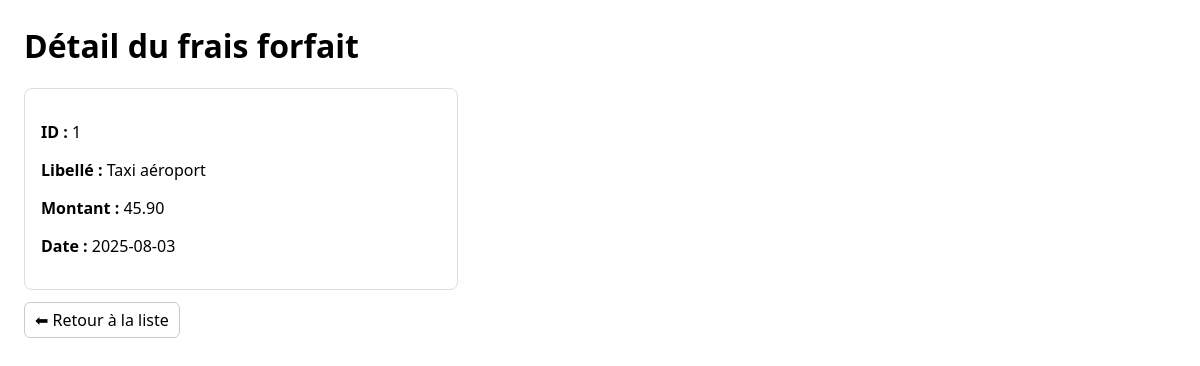
Screenshot of /public/fraisHorsForfait/1 (signed in) with the database file from the repository.
### tables this page shows
CREATE TABLE IF NOT EXISTS `fraishorsforfait` (
  `ID` int NOT NULL AUTO_INCREMENT,
  `date` date NOT NULL,
  `montant` varchar(255) NOT NULL,
  `libelle` varchar(255) NOT NULL,
  PRIMARY KEY (`ID`)
);

### app/Core/Controller.php (called while the page is built, shortened)
<?php
abstract class Controller {
    protected function render(string $view, array $data = []): void {
        require __DIR__ . '/../Views/layout.php';
    }
}

### app/Controllers/FraisHorsForfaitController.php (called while the page is built, shortened)
<?php
final class FraisHorsForfaitController extends Controller
{
 public function show($id): void
{
    $id = (int)$id;
    try {
        $fraisHorsForfait = \Models\FraisHorsForfait::findById($id);
    } catch (\Throwable $e) {
        $_SESSION['flash'] = 'Erreur lors du chargement du frais hors forfait.';
        $fraisHorsForfait = null;
    }
    $this->render('fraisHorsForfait/show', [
        'title' => 'Détail du frais hors forfait',
        'fraisHorsForfait'  => $fraisHorsForfait,
        'message' => $_SESSION['flash'] ?? '',
    ]);
}
}

### app/Models/FraisHorsForfait.php (called while the page is built, shortened)
<?php
final class FraisHorsForfait
{
    public static function findById(int $id): ?array
    {
        $pdo = Database::get();
        $st  = $pdo->prepare('SELECT id, libelle, montant, date FROM fraisHorsForfait WHERE id = :id');
        $st->execute(['id' => $id]);
        $row = $st->fetch();
        return $row ?: null;
    }
}

### app/Views/fraisHorsForfait/show.php (the view, shortened to what this page needs)
<!doctype html>
<html lang="fr">
<head>
</head>
<body>
    <h1>Détail du frais forfait</h1>
    <?php if (!empty($fraisHorsForfait)): ?>
        <div class="card">
            <p><strong>ID :</strong> <?= htmlspecialchars($fraisHorsForfait['id']) ?></p>
            <p><strong>Libellé :</strong> <?= htmlspecialchars($fraisHorsForfait['libelle']) ?></p>
            <p><strong>Montant :</strong> <?= htmlspecialchars($fraisHorsForfait['montant']) ?></p>
            <p><strong>Date :</strong> <?= htmlspecialchars($fraisHorsForfait['date']) ?></p>
        </div>
        <a class="button" href="../fraisHorsForfait">⬅ Retour à la liste</a>
    <?php else: ?>
        <p>Frais forfais introuvable.</p>
        <a class="button" href="../fraisHorsForfait">Retour à la liste</a>
    <?php endif; ?>
</body>
</html>

### app/Views/layout.php (style rules this page uses)
body { font-family:system-ui;margin:2rem }
a { color:inherit }

### app/Views/fraisHorsForfait/show.php (style rules this page uses)
body { font-family:system-ui,-apple-system,Segoe UI,Roboto,Ubuntu,Arial,sans-serif;margin:24px; }
.card { border:1px solid #ddd;padding:16px;border-radius:8px;max-width:400px; }
a.button { display:inline-block;margin-top:12px;padding:6px 10px;border:1px solid #ccc;border-radius:6px;text-decoration:none; }

### rows the page displays
fraishorsforfait: ID "1", libelle "Taxi aéroport", montant "45.90", date "2025-08-03"
